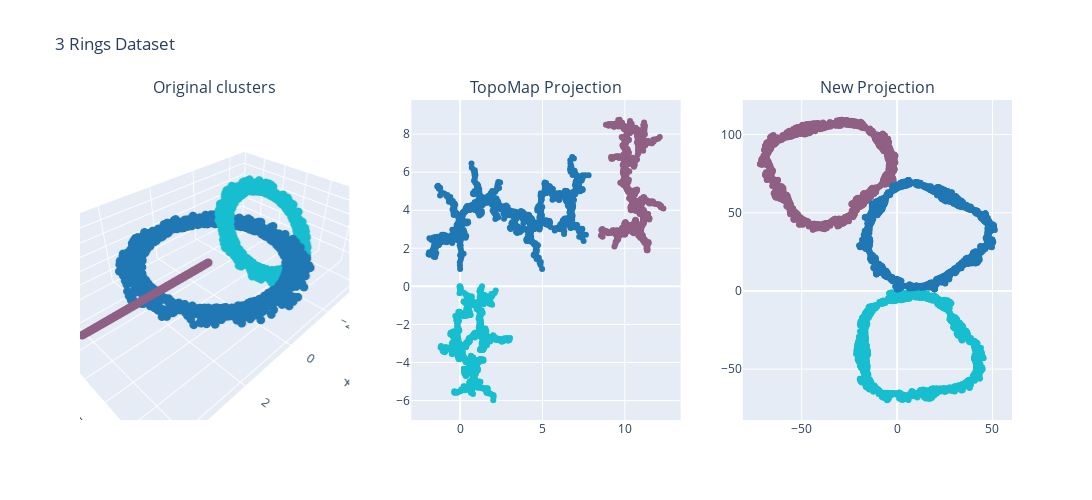

Notebook code for this chart:
### Code cell
fig = plot_data_projection(df_rings, proj_rings, projections)
fig.update_layout(title_text='3 Rings Dataset')
fig.show()

### Figure 1 — Plotly figure (JSON) as saved in the notebook; plotly's stock layout.template omitted (floating-point values rounded to 4 significant figures; data arrays with more than 128 entries replaced by an {"elided": "..."} marker saying what was removed)
{"data": [{"marker": {"color": {"elided": "3210 int values"}, "colorscale": [[0, "#1F77B4"], [0.1111, "#FF7F0E"], [0.2222, "#2CA02C"], [0.3333, "#D62728"], [0.4444, "#9467BD"], [0.5556, "#8C564B"], [0.6667, "#E377C2"], [0.7778, "#7F7F7F"], [0.8889, "#BCBD22"], [1, "#17BECF"]], "size": 3}, "mode": "markers", "scene": "scene", "type": "scatter3d", "x": {"elided": "3210 float values"}, "y": {"elided": "3210 float values"}, "z": {"elided": "3210 float values"}}, {"marker": {"color": {"elided": "3210 int values"}, "colorscale": [[0, "#1F77B4"], [0.1111, "#FF7F0E"], [0.2222, "#2CA02C"], [0.3333, "#D62728"], [0.4444, "#9467BD"], [0.5556, "#8C564B"], [0.6667, "#E377C2"], [0.7778, "#7F7F7F"], [0.8889, "#BCBD22"], [1, "#17BECF"]]}, "mode": "markers", "type": "scatter", "x": {"elided": "3210 float values"}, "xaxis": "x", "y": {"elided": "3210 float values"}, "yaxis": "y"}, {"marker": {"color": {"elided": "3210 int values"}, "colorscale": [[0, "#1F77B4"], [0.1111, "#FF7F0E"], [0.2222, "#2CA02C"], [0.3333, "#D62728"], [0.4444, "#9467BD"], [0.5556, "#8C564B"], [0.6667, "#E377C2"], [0.7778, "#7F7F7F"], [0.8889, "#BCBD22"], [1, "#17BECF"]]}, "mode": "markers", "type": "scatter", "x": {"elided": "3210 float values"}, "xaxis": "x2", "y": {"elided": "3210 float values"}, "yaxis": "y2"}], "layout": {"annotations": [{"font": {"size": 16}, "showarrow": false, "text": "Original clusters", "x": 0.1444, "xanchor": "center", "xref": "paper", "y": 1, "yanchor": "bottom", "yref": "paper"}, {"font": {"size": 16}, "showarrow": false, "text": "TopoMap Projection", "x": 0.5, "xanchor": "center", "xref": "paper", "y": 1, "yanchor": "bottom", "yref": "paper"}, {"font": {"size": 16}, "showarrow": false, "text": "New Projection", "x": 0.8556, "xanchor": "center", "xref": "paper", "y": 1, "yanchor": "bottom", "yref": "paper"}], "height": 500, "scene": {"domain": {"x": [0, 0.2889], "y": [0, 1]}}, "showlegend": false, "title": {"text": "3 Rings Dataset"}, "width": 1200, "xaxis": {"anchor": "y", "domain": [0.3556, 0.6444]}, "xaxis2": {"anchor": "y2", "domain": [0.7111, 1]}, "yaxis": {"anchor": "x", "domain": [0, 1]}, "yaxis2": {"anchor": "x2", "domain": [0, 1]}}}
